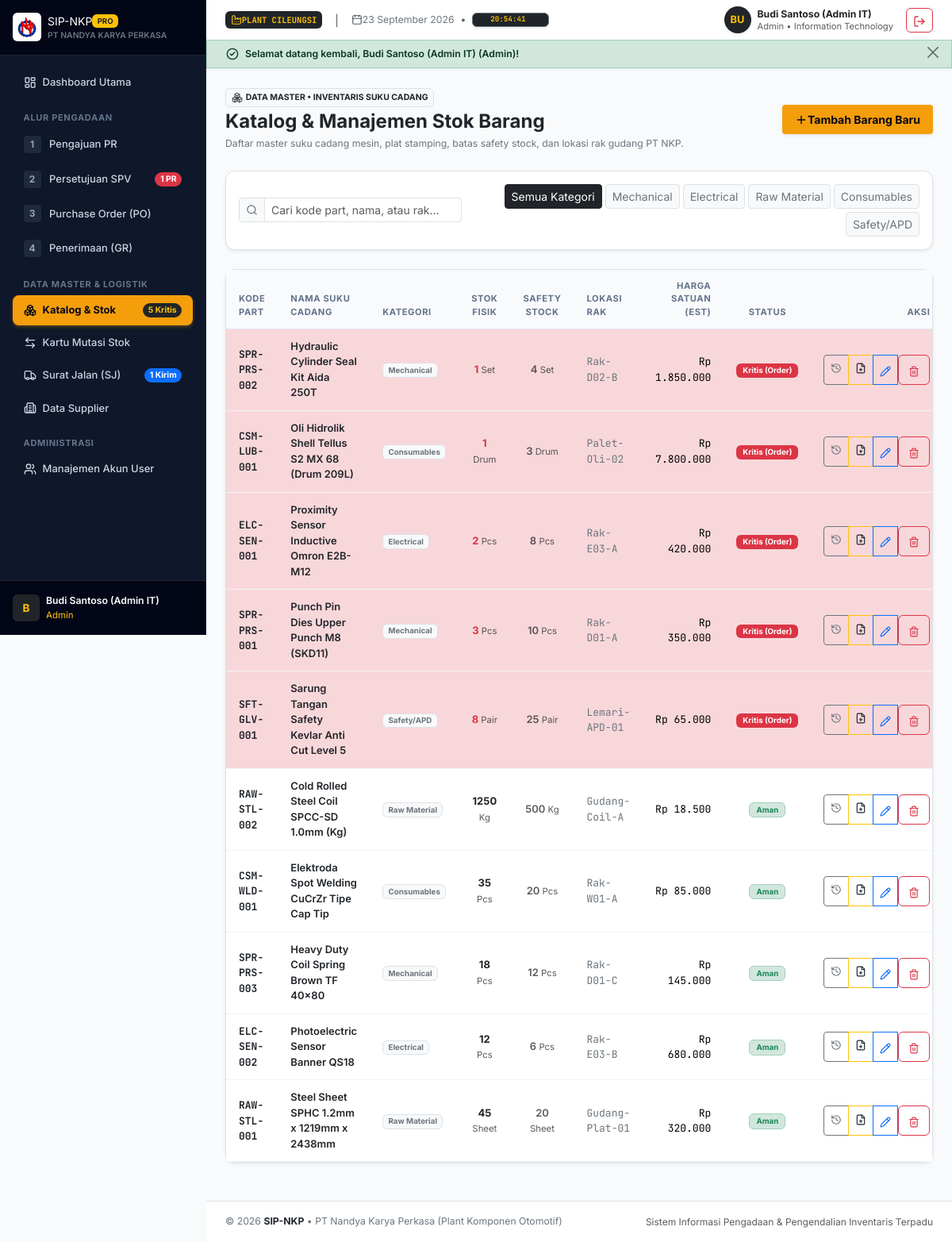
/index.php?page=items (signed in), run on the app's committed database.
### tables this page shows
CREATE TABLE `items` (
    `id` INT AUTO_INCREMENT PRIMARY KEY,
    `item_code` VARCHAR(30) NOT NULL UNIQUE,
    `name` VARCHAR(150) NOT NULL,
    `category` ENUM('Mechanical', 'Electrical', 'Raw Material', 'Consumables', 'Safety/APD') NOT NULL,
    `unit` VARCHAR(20) NOT NULL DEFAULT 'Pcs',
    `stock` INT NOT NULL DEFAULT 0,
    `min_stock` INT NOT NULL DEFAULT 5,
    `location_rack` VARCHAR(50) NOT NULL,
    `unit_price` DECIMAL(15,2) NOT NULL DEFAULT 0.00,
    `created_at` TIMESTAMP DEFAULT CURRENT_TIMESTAMP,
    `updated_at` TIMESTAMP DEFAULT CURRENT_TIMESTAMP ON UPDATE CURRENT_TIMESTAMP
);

### app/Controllers/ItemController.php (called while the page is built, shortened)
<?php
class ItemController
{
    public function index(): void
    {
        $search = trim($_GET['search'] ?? '');
        $category = trim($_GET['category'] ?? '');
        $items = Item::getAll($search ?: null, $category ?: null);
        require __DIR__ . '/../../views/items/index.php';
    }
}

### app/Helpers/AuthHelper.php (called while the page is built, shortened)
<?php
class AuthHelper
{
    public static function user(): ?array
    {
        return $_SESSION['nkp_user'] ?? null;
    }
}

### app/Models/Item.php (called while the page is built, shortened)
<?php
class Item
{
    public static function getAll(?string $search = null, ?string $category = null): array
    {
        $db = Database::getConnection();
        $sql = "SELECT * FROM items WHERE 1=1";
        $params = [];
        $sql .= " ORDER BY (stock <= min_stock) DESC, name ASC";
        $stmt = $db->prepare($sql);
        $stmt->execute($params);
        return $stmt->fetchAll();
    }
}

### app/Helpers/FormatHelper.php (called while the page is built, shortened)
<?php
class FormatHelper
{
    public static function rupiah(float|int|string|null $angka): string
    {
        $num = (float)($angka ?? 0);
        return 'Rp ' . number_format($num, 0, ',', '.');
    }
}

### views/items/index.php (the view, shortened to what this page needs)
<?php
require __DIR__ . '/../layouts/header.php';
$user = AuthHelper::user();
$canManage = in_array($user['role'], ['admin', 'warehouse']);
$categories = ['Mechanical', 'Electrical', 'Raw Material', 'Consumables', 'Safety/APD'];
?>
<div class="d-flex flex-column flex-sm-row justify-content-between align-items-sm-center gap-3 mb-4">
    <div>
        <div class="d-flex align-items-center gap-2 mb-1">
            <span class="badge bg-light text-dark border px-2.5 py-1 small fw-bold">
                <i data-lucide="boxes" class="me-1 text-muted" style="width: 14px; height: 14px;"></i>DATA MASTER • INVENTARIS SUKU CADANG
            </span>
        </div>
        <h1 class="h4 fw-bold text-dark mb-1">Katalog & Manajemen Stok Barang</h1>
        <p class="text-secondary small mb-0">Daftar master suku cadang mesin, plat stamping, batas safety stock, dan lokasi rak gudang PT NKP.</p>
    </div>
    <?php if ($canManage): ?>
    <button type="button" class="btn btn-warning btn-sm fw-bold px-3 py-2 d-inline-flex align-items-center gap-1.5 shadow-sm"
            data-bs-toggle="modal" data-bs-target="#modalAddItem"
            style="background-color: var(--nkp-amber-500); border: none; color: #020617;">
        <i data-lucide="plus" style="width: 16px; height: 16px;"></i>
        <span>Tambah Barang Baru</span>
    </button>
    <?php endif; ?>
</div>
<div class="card border shadow-sm mb-4">
    <div class="card-body p-3">
        <form action="index.php" method="GET" class="row g-2 align-items-center justify-content-between">
            <div class="col-12 col-md-5 col-lg-4">
                <div class="input-group input-group-sm">
                    <span class="input-group-text bg-light text-secondary">
                        <i data-lucide="search" style="width: 15px; height: 15px;"></i>
                    </span>
                    <input type="text" name="search" value="<?= htmlspecialchars($_GET['search'] ?? '') ?>"
                           placeholder="Cari kode part, nama, atau rak..."
                           class="form-control">
                </div>
            </div>
            <div class="col-12 col-md-7 col-lg-8">
                <div class="d-flex flex-wrap gap-1 justify-content-md-end">
                    <a href="index.php?page=items"
                       class="btn btn-sm <?= empty($_GET['category']) ? 'btn-dark' : 'btn-light border text-secondary' ?> py-1 px-2.5 small">
                        Semua Kategori
                    </a>
                    <?php foreach ($categories as $cat): ?>
                        <a href="index.php?page=items&category=<?= urlencode($cat) ?>"
                           class="btn btn-sm <?= ($_GET['category'] ?? '') === $cat ? 'btn-dark' : 'btn-light border text-secondary' ?> py-1 px-2.5 small">
                            <?= $cat ?>
                        </a>
                    <?php endforeach; ?>
                </div>
            </div>
        </form>
    </div>
</div>
<div class="card border shadow-sm mb-4">
    <div class="table-responsive">
        <table class="table table-hover align-middle mb-0">
            <thead>
                <tr>
                    <th>Kode Part</th>
                    <th>Nama Suku Cadang</th>
                    <th>Kategori</th>
                    <th class="text-center">Stok Fisik</th>
                    <th class="text-center">Safety Stock</th>
                    <th>Lokasi Rak</th>
                    <th class="text-end">Harga Satuan (Est)</th>
                    <th class="text-center">Status</th>
                    <th class="text-end">Aksi</th>
                </tr>
            </thead>
            <tbody>
                <?php if (empty($items)): ?>
                <tr>
                    <td colspan="9" class="py-5 text-center text-muted small">Tidak ada data barang yang sesuai kriteria pencarian.</td>
                </tr>
                <?php else: ?>
                <?php foreach ($items as $item):
                    $isCritical = $item['stock'] <= $item['min_stock'];
                ?>
                <tr class="<?= $isCritical ? 'table-danger' : '' ?>">
                    <td class="font-monospace fw-bold text-dark"><?= htmlspecialchars($item['item_code']) ?></td>
                    <td class="fw-semibold text-dark">
                        <?= htmlspecialchars($item['name']) ?>
                    </td>
                    <td>
                        <span class="badge bg-light text-secondary border">
                            <?= htmlspecialchars($item['category']) ?>
                        </span>
                    </td>
                    <td class="text-center fw-bold <?= $isCritical ? 'text-danger' : 'text-dark' ?>">
                        <?= $item['stock'] ?> <span class="text-muted small fw-normal"><?= htmlspecialchars($item['unit']) ?></span>
                    </td>
                    <td class="text-center text-muted fw-semibold">
                        <?= $item['min_stock'] ?> <span class="small fw-normal"><?= htmlspecialchars($item['unit']) ?></span>
                    </td>
                    <td class="font-monospace text-secondary"><?= htmlspecialchars($item['location_rack']) ?></td>
                    <td class="text-end font-monospace"><?= FormatHelper::rupiah($item['unit_price']) ?></td>
                    <td class="text-center">
                        <?php if ($isCritical): ?>
                            <span class="badge bg-danger text-white px-2 py-1">Kritis (Order)</span>
                        <?php else: ?>
                            <span class="badge bg-success-subtle text-success border border-success-subtle px-2 py-1">Aman</span>
                        <?php endif; ?>
                    </td>
                    <td class="text-end">
                        <div class="btn-group btn-group-sm" role="group">
                            <a href="index.php?page=mutations&item_id=<?= $item['id'] ?>" class="btn btn-outline-secondary" title="Lihat Kartu Stok Mutasi">
                                <i data-lucide="history" style="width: 14px; height: 14px;"></i>
                            </a>
                            <a href="index.php?page=pr-create&item_id=<?= $item['id'] ?>" class="btn btn-outline-warning text-dark" title="Ajukan Pengadaan (PR)">
                                <i data-lucide="file-plus" style="width: 14px; height: 14px;"></i>
                            </a>
                            <?php if ($canManage): ?>
                            <button type="button" onclick="openEditModal(<?= htmlspecialchars(json_encode($item), ENT_QUOTES) ?>)" class="btn btn-outline-primary" title="Edit Data Barang">
                                <i data-lucide="pencil" style="width: 14px; height: 14px;"></i>
                            </button>
                            <?php if ($user['role'] === 'admin'): ?>
                            <form action="index.php?page=item-delete" method="POST" class="d-inline" onsubmit="return confirm('Apakah Anda yakin ingin menghapus barang <?= htmlspecialchars($item['name']) ?>?');">
                                <button type="submit" class="btn btn-outline-danger" title="Hapus Barang">
                                    <i data-lucide="trash-2" style="width: 14px; height: 14px;"></i>
                                </button>
                            </form>
                            <?php endif; ?>
                            <?php endif; ?>
                        </div>
                    </td>
                </tr>
                <?php endforeach; ?>
                <?php endif; ?>
            </tbody>
        </table>
    </div>
</div>
<?php require __DIR__ . '/../layouts/footer.php'; ?>

### data on the page
items: item_code "SPR-PRS-002", name "Hydraulic Cylinder Seal Kit Aida 250T", category "Mechanical", stock "1", unit "Set", min_stock "4", location_rack "Rak-D02-B", unit_price "Rp 1.850.000", shows "Kritis (Order)"
items: item_code "CSM-LUB-001", name "Oli Hidrolik Shell Tellus S2 MX 68 (Drum 209L)", category "Consumables", stock "1", unit "Drum", min_stock "3", location_rack "Palet-Oli-02", unit_price "Rp 7.800.000", shows "Kritis (Order)"
items: item_code "ELC-SEN-001", name "Proximity Sensor Inductive Omron E2B-M12", category "Electrical", stock "2", unit "Pcs", min_stock "8", location_rack "Rak-E03-A", unit_price "Rp 420.000", shows "Kritis (Order)"
items: item_code "SPR-PRS-001", name "Punch Pin Dies Upper Punch M8 (SKD11)", category "Mechanical", stock "3", unit "Pcs", min_stock "10", location_rack "Rak-D01-A", unit_price "Rp 350.000", shows "Kritis (Order)"
items: item_code "SFT-GLV-001", name "Sarung Tangan Safety Kevlar Anti Cut Level 5", category "Safety/APD", stock "8", unit "Pair", min_stock "25", location_rack "Lemari-APD-01", unit_price "Rp 65.000", shows "Kritis (Order)"
items: item_code "RAW-STL-002", name "Cold Rolled Steel Coil SPCC-SD 1.0mm (Kg)", category "Raw Material", stock "1250", unit "Kg", min_stock "500", location_rack "Gudang-Coil-A", unit_price "Rp 18.500", shows "Aman"
items: item_code "CSM-WLD-001", name "Elektroda Spot Welding CuCrZr Tipe Cap Tip", category "Consumables", stock "35", unit "Pcs", min_stock "20", location_rack "Rak-W01-A", unit_price "Rp 85.000", shows "Aman"
items: item_code "SPR-PRS-003", name "Heavy Duty Coil Spring Brown TF 40x80", category "Mechanical", stock "18", unit "Pcs", min_stock "12", location_rack "Rak-D01-C", unit_price "Rp 145.000", shows "Aman"
items: item_code "ELC-SEN-002", name "Photoelectric Sensor Banner QS18", category "Electrical", stock "12", unit "Pcs", min_stock "6", location_rack "Rak-E03-B", unit_price "Rp 680.000", shows "Aman"
items: item_code "RAW-STL-001", name "Steel Sheet SPHC 1.2mm x 1219mm x 2438mm", category "Raw Material", stock "45", unit "Sheet", min_stock "20", location_rack "Gudang-Plat-01", unit_price "Rp 320.000", shows "Aman"

### other printed values
$pendingPRCount "1"
$criticalStockCount "5"
$activeDNCount "1"
substr($user['name'] ?? 'U', 0, 1) "B"
$user['name'] "Budi Santoso (Admin IT)"
$user['role'] "Admin"
substr($currentUser['name'] ?? 'U', 0, 2) "BU"
$currentUser['name'] "Budi Santoso (Admin IT)"
$currentUser['role'] "Admin"
$currentUser['department'] "Information Technology"
$flash['message'] "Selamat datang kembali, Budi Santoso (Admin IT) (Admin)!"
$cat "Mechanical"
$cat "Electrical"
$cat "Raw Material"
$cat "Consumables"
